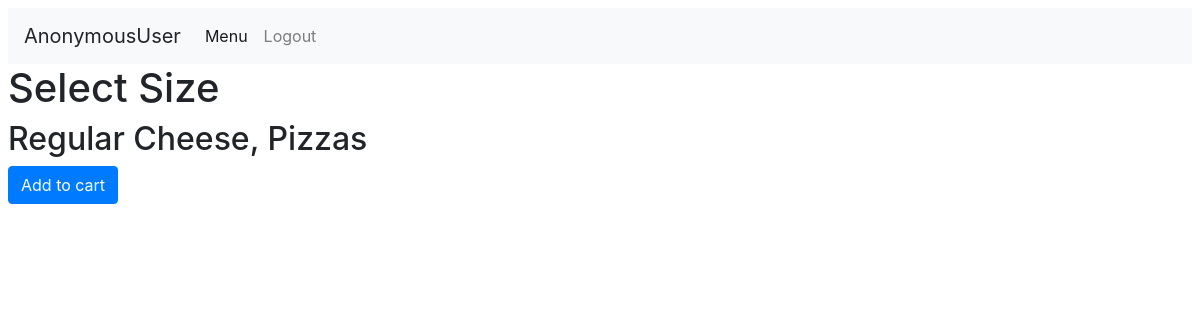
Before: /orders/3/select_size with the older database file.
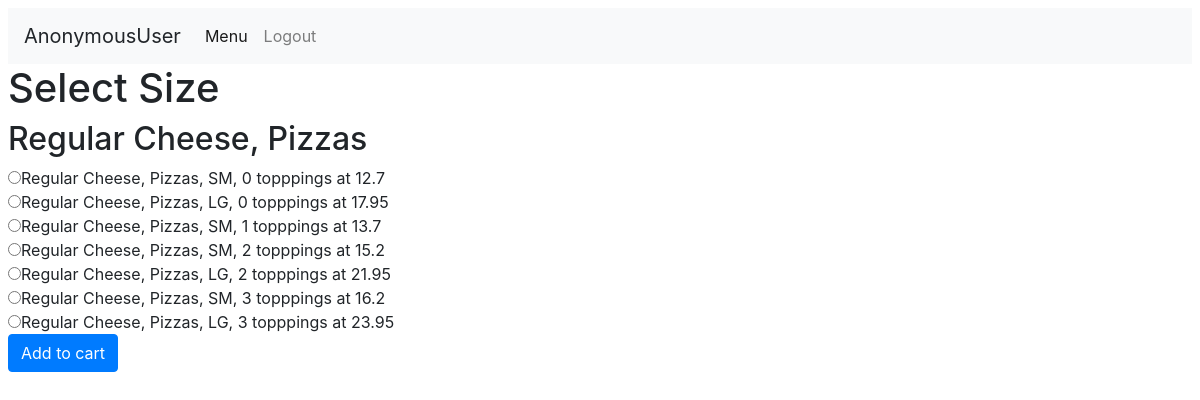
After: the same page with the newer database file.
### orders/models.py (models this page shows)
class Item_Price(models.Model):
    item = models.ForeignKey(Item, on_delete=models.CASCADE, related_name="price")
    SMALL = 'SM'
    LARGE = 'LG'
    SET = 'ST'
    SIZE_CHOICES = [
        (SMALL, 'Small'),
        (LARGE, 'Large'),
        (SET, 'Set'),
    ]
    topping_count = models.IntegerField(default=0,)
    size = models.CharField(max_length=2, choices=SIZE_CHOICES, default=SMALL,)
    price = models.FloatField(max_length=10, blank=True)
    def __str__(self):
        return f"{self.item}, {self.size}, {self.topping_count} topppings at {self.price}"

class Item(models.Model):
    category = models.ForeignKey(Category, on_delete=models.CASCADE)
    item = models.CharField(max_length=64)
    def __str__(self):
        return f"{self.item}, {self.category}"

class Category(models.Model):
    category = models.CharField(max_length=64)
    def __str__(self):
        return f"{self.category}"

### orders/views.py (the view)
# urls.py: path("<int:item_id>/select_size", views.select_size, name="select_size"),
def select_size(request, item_id):
    if request.method == 'POST':
        print("Got to post")
        price_id = request.POST.get("size")
        return redirect('select_toppings', item_id = item_id, price_id = price_id)
    else:
        item = Item.objects.get(pk = item_id)
        context = {
            "Item": item,
            "Sizes": item.price.all(),
            "item_id": item_id
        }
        return render(request, "orders/select_size.html", context)

### orders/templates/orders/select_size.html (shortened to what this page needs)
{% extends "orders/base.html" %}
{% block body %}
<h1>Select Size</h1>
  <h2>{{Item}}</h2>
  <form action="{% url 'select_size' item_id %}" method="post">
      {% for size in Sizes %}
        <input type="radio" name="size" id="{{size}}" value="{{size.id}}">{{size}}</input>
        <br>
      {% endfor %}
      <input type="submit" class ="btn btn-primary" value="Add to cart"></input>
  </form>
{% endblock %}

Changed rows visible on the page:
added Item_Price: item+size+topping_count "Regular Cheese, Pizzas, SM, 0 topppings at 12.7"
added Item_Price: item+size+topping_count "Regular Cheese, Pizzas, LG, 0 topppings at 17.95"
added Item_Price: item+size+topping_count "Regular Cheese, Pizzas, SM, 1 topppings at 13.7"
added Item_Price: item+size+topping_count "Regular Cheese, Pizzas, SM, 2 topppings at 15.2"
added Item_Price: item+size+topping_count "Regular Cheese, Pizzas, LG, 2 topppings at 21.95"
added Item_Price: item+size+topping_count "Regular Cheese, Pizzas, SM, 3 topppings at 16.2"
added Item_Price: item+size+topping_count "Regular Cheese, Pizzas, LG, 3 topppings at 23.95"
